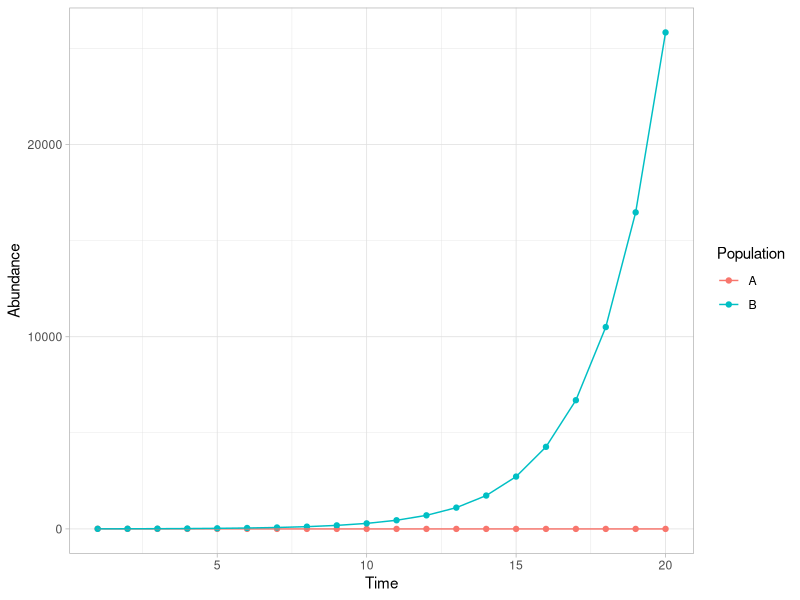
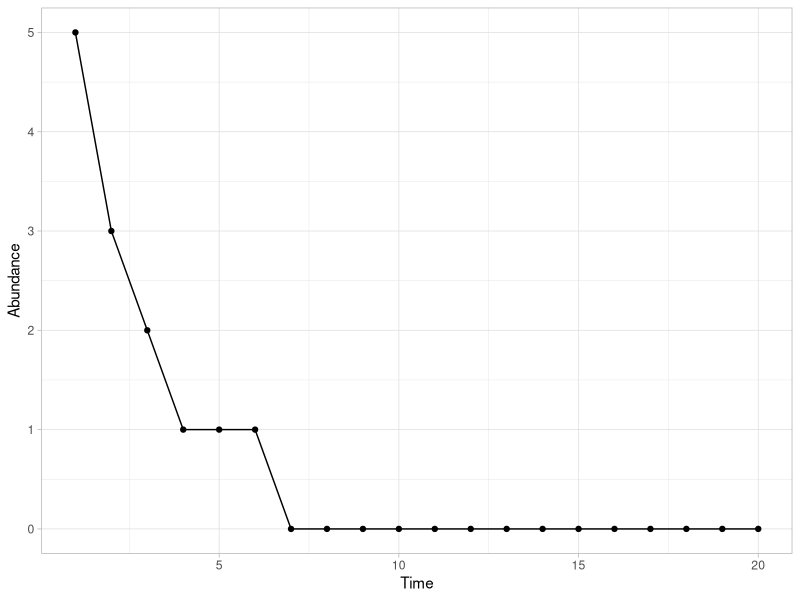
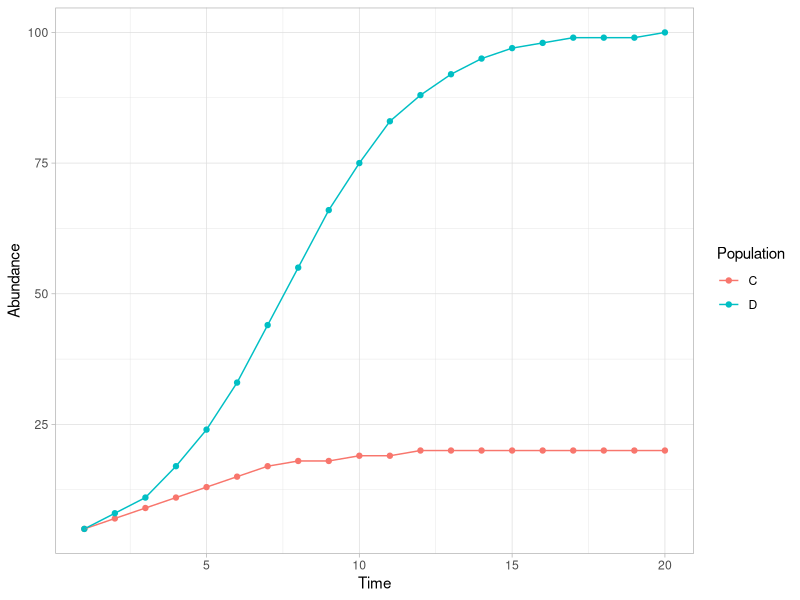

R code for these plots, in order:
## ---- chunk 1
knitr::opts_chunk$set(echo = TRUE, fig.align = "center")
## ---- chunk 2
library(tidyverse)
fish_pops <- read_csv("fish_pops.csv")
## ---- chunk 3
max_pop <- fish_pops %>%
  group_by(population)%>%
  summarise(max_N = max(N))
max_pop
## ---- chunk 4
popB <- fish_pops %>%
  filter(population == "B")
popB
## ---- chunk 5
exp_pops <-fish_pops %>%
  filter(growth_type == "exponential")
exp_pops
## ---- chunk 6
ggplot(exp_pops, aes(x = year, y = N, color = population)) +
  geom_point() +
  geom_line()+
  labs(x = "Time", y = "Abundance", color = "Population") +
  theme_light()
## ---- chunk 7
popA <-fish_pops %>%
  filter(population == "A")
popA
## ---- chunk 8
ggplot(popA, aes(x = year, y = N)) +
  geom_point() +
  geom_line()+
  labs(x = "Time", y = "Abundance") +
  theme_light()
## ---- chunk 9
log_pops <- fish_pops %>%
  filter(growth_type == "logistic")
log_pops
## ---- chunk 10
ggplot(log_pops, aes(x = year, y = N, color = population))+
  geom_point() +
  geom_line()+
  labs(x = "Time", y = "Abundance", color = "Population")+
  theme_light()
